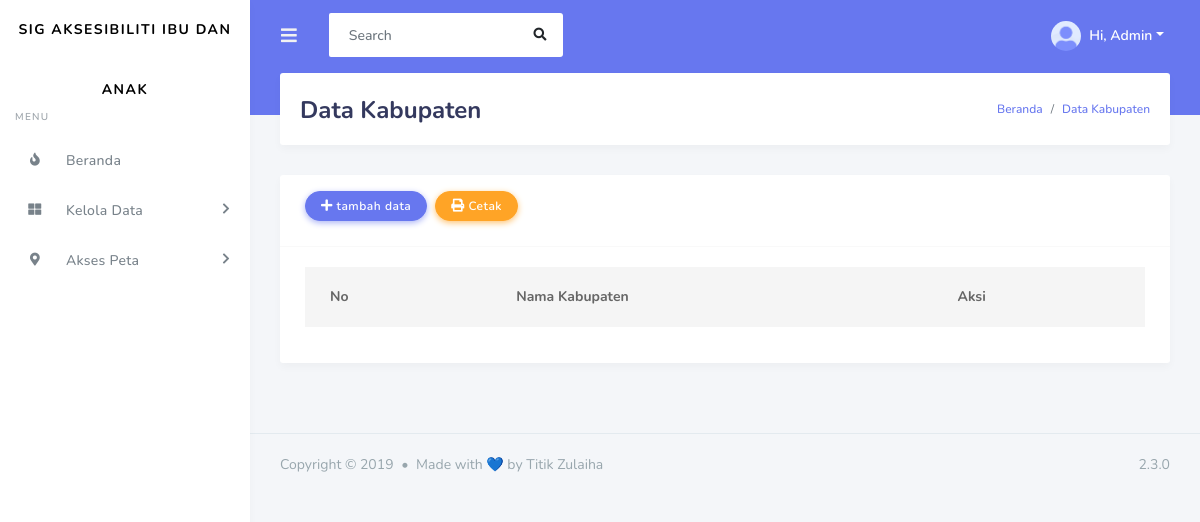
Before: /admin/data_kabupaten.php (signed in) with the older database file.
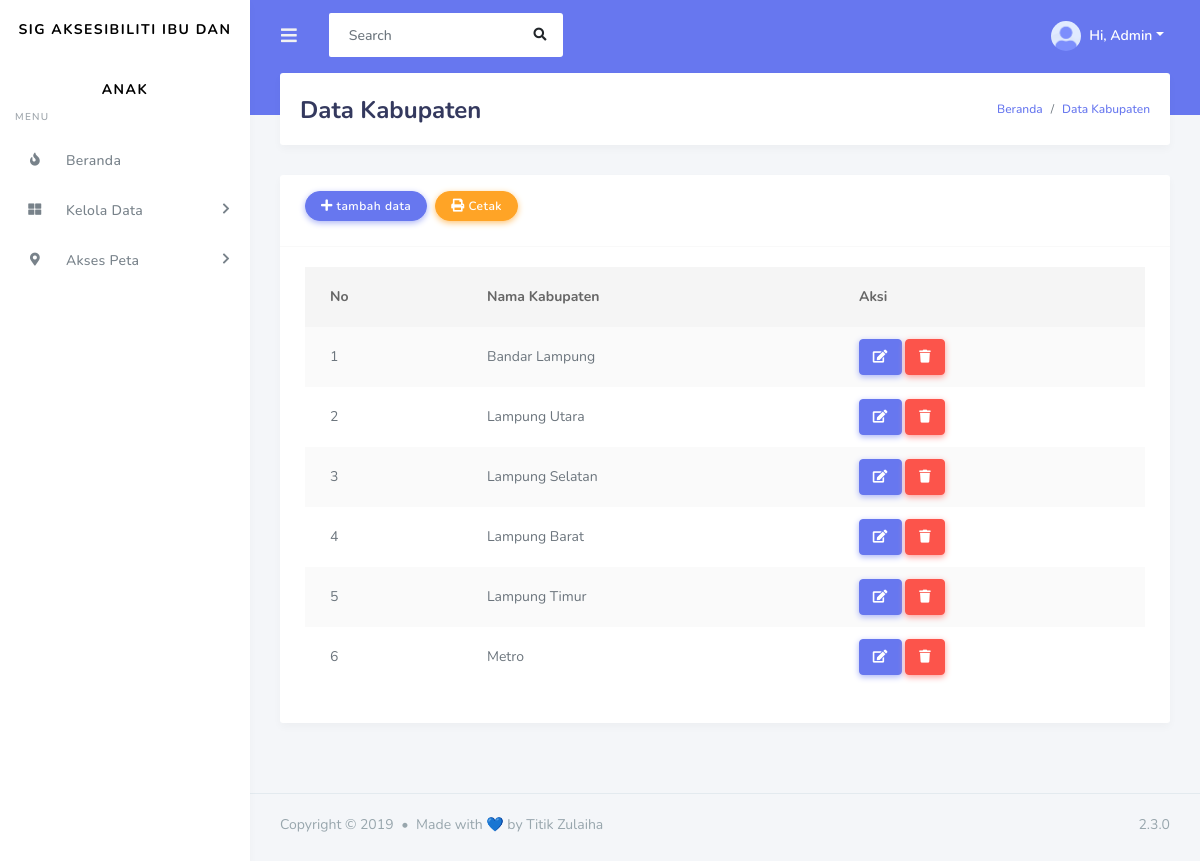
After: the same page with the newer database file.
### tables this page shows
CREATE TABLE `kabupaten` (
  `id_kabupaten` int(4) NOT NULL,
  `nama_kabupaten` varchar(150) NOT NULL,
  `area_kabupaten` varchar(150) DEFAULT NULL
);

### admin/data_kabupaten.php (the view, shortened to what the changed rows need)
<!DOCTYPE html>
<html lang="en">
<head>
    <link rel="stylesheet" href="../assets/modules/bootstrap/css/bootstrap.min.css">
    <link rel="stylesheet" href="https://use.fontawesome.com/releases/v5.7.2/css/all.css">
    <link rel="stylesheet" href="../assets/modules/datatables/datatables.min.css">
    <link rel="stylesheet" href="../assets/modules/datatables/DataTables-1.10.16/css/dataTables.bootstrap4.min.css">
    <link rel="stylesheet" href="../assets/modules/datatables/Select-1.2.4/css/select.bootstrap4.min.css">
    <link rel="stylesheet" href="../assets/css/style.css">
    <link rel="stylesheet" href="../assets/css/components.css">
</head>
<body>
    <div id="app">
        <div class="main-wrapper">
        <div class="main-content">
            <section class="section">
            <div class="section-header">
                <h1>Data Kabupaten</h1>
            </div>
            <div class="section-body">
                <div class="card">
                    <div class="card-body">
                        <div class="table-responsive">
                            <table id="data_kabupaten" class="table table-striped">
                                <thead>
                                    <tr>
                                        <th>No</th>
                                        <th>Nama Kabupaten</th>
                                        <th>Aksi</th>
                                    </tr>
                                </thead>
                                <tbody>
                                    <?php
                                        include '../koneksi.php';
                                        $no = 1;
                                        $data = mysqli_query($koneksi,"select * from kabupaten");
                                        while($d = mysqli_fetch_array($data)){
                                            ?>
                                            <tr>
                                                <td><?php echo $no++; ?></td>
                                                <td><?php echo $d['nama_kabupaten']; ?></td>
                                                <td>
                                                    <a class="btn btn-primary" href="kabupaten/edit.php?id=<?php echo $d['id_kabupaten']; ?>"><i class="fas fa-edit"></i></a>
                                                    <a class="btn btn-danger" href="kabupaten/proses_hapus.php?id=<?php echo $d['id_kabupaten']; ?>"><i class="fas fa-trash"></i></a>
                                                </td>
                                            </tr>
                                            <?php
                                        }
                                    ?>
                                </tbody>
                            </table>
                    </div>
                    </div>
                </div>
            </div>
            </section>
        </div>
        </div>
    </div>
</body>
</html>

Changed rows visible on the page:
added kabupaten: nama_kabupaten "Bandar Lampung"
added kabupaten: nama_kabupaten "Lampung Utara"
added kabupaten: nama_kabupaten "Lampung Selatan"
added kabupaten: nama_kabupaten "Lampung Barat"
added kabupaten: nama_kabupaten "Lampung Timur"
added kabupaten: nama_kabupaten "Metro"
